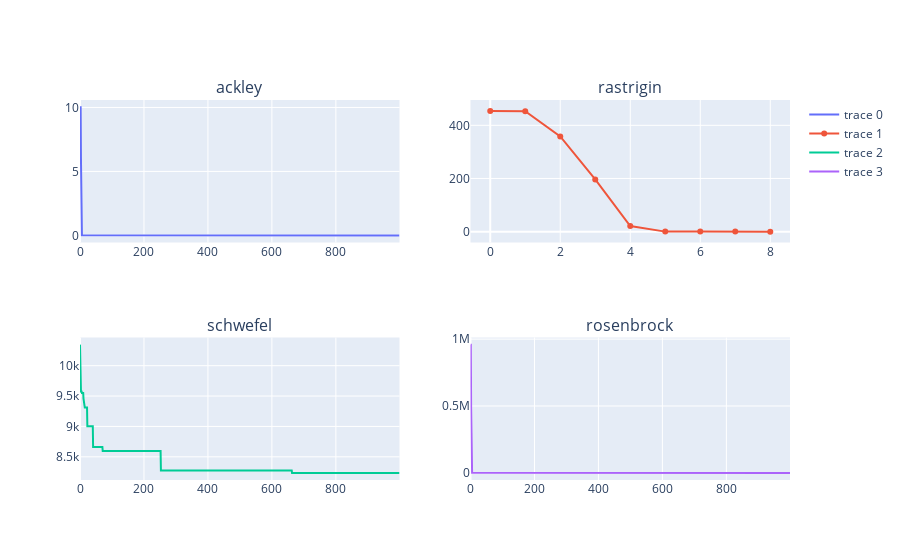

The code cell stored with this chart in its notebook:
### Code cell
fig = make_subplots(rows=2, cols=2, subplot_titles=FUNCTIONS)

fig.add_trace(go.Scatter(y=[x['melhor_fitness'] for x in ea_dict[FUNCTIONS[0]].geracoes]),row=1,col=1)
fig.add_trace(go.Scatter(y=[x['melhor_fitness'] for x in ea_dict[FUNCTIONS[1]].geracoes]),row=1,col=2)
fig.add_trace(go.Scatter(y=[x['melhor_fitness'] for x in ea_dict[FUNCTIONS[2]].geracoes]),row=2,col=1)
fig.add_trace(go.Scatter(y=[x['melhor_fitness'] for x in ea_dict[FUNCTIONS[3]].geracoes]),row=2,col=2)

### Figure 1 — Plotly figure (JSON) as saved in the notebook; plotly's stock layout.template omitted (floating-point values rounded to 4 significant figures; data arrays with more than 128 entries replaced by an {"elided": "..."} marker saying what was removed)
{"data": [{"type": "scatter", "xaxis": "x", "y": {"elided": "1000 float values"}, "yaxis": "y"}, {"type": "scatter", "xaxis": "x2", "y": [454.5, 453.3, 358.0, 196.5, 21.11, 0.01433, 4.013e-07, 4.547e-13, 0], "yaxis": "y2"}, {"type": "scatter", "xaxis": "x3", "y": {"elided": "1000 float values"}, "yaxis": "y3"}, {"type": "scatter", "xaxis": "x4", "y": {"elided": "1000 float values"}, "yaxis": "y4"}], "layout": {"annotations": [{"font": {"size": 16}, "showarrow": false, "text": "ackley", "x": 0.225, "xanchor": "center", "xref": "paper", "y": 1, "yanchor": "bottom", "yref": "paper"}, {"font": {"size": 16}, "showarrow": false, "text": "rastrigin", "x": 0.775, "xanchor": "center", "xref": "paper", "y": 1, "yanchor": "bottom", "yref": "paper"}, {"font": {"size": 16}, "showarrow": false, "text": "schwefel", "x": 0.225, "xanchor": "center", "xref": "paper", "y": 0.375, "yanchor": "bottom", "yref": "paper"}, {"font": {"size": 16}, "showarrow": false, "text": "rosenbrock", "x": 0.775, "xanchor": "center", "xref": "paper", "y": 0.375, "yanchor": "bottom", "yref": "paper"}], "xaxis": {"anchor": "y", "domain": [0, 0.45]}, "xaxis2": {"anchor": "y2", "domain": [0.55, 1]}, "xaxis3": {"anchor": "y3", "domain": [0, 0.45]}, "xaxis4": {"anchor": "y4", "domain": [0.55, 1]}, "yaxis": {"anchor": "x", "domain": [0.625, 1]}, "yaxis2": {"anchor": "x2", "domain": [0.625, 1]}, "yaxis3": {"anchor": "x3", "domain": [0, 0.375]}, "yaxis4": {"anchor": "x4", "domain": [0, 0.375]}}}
